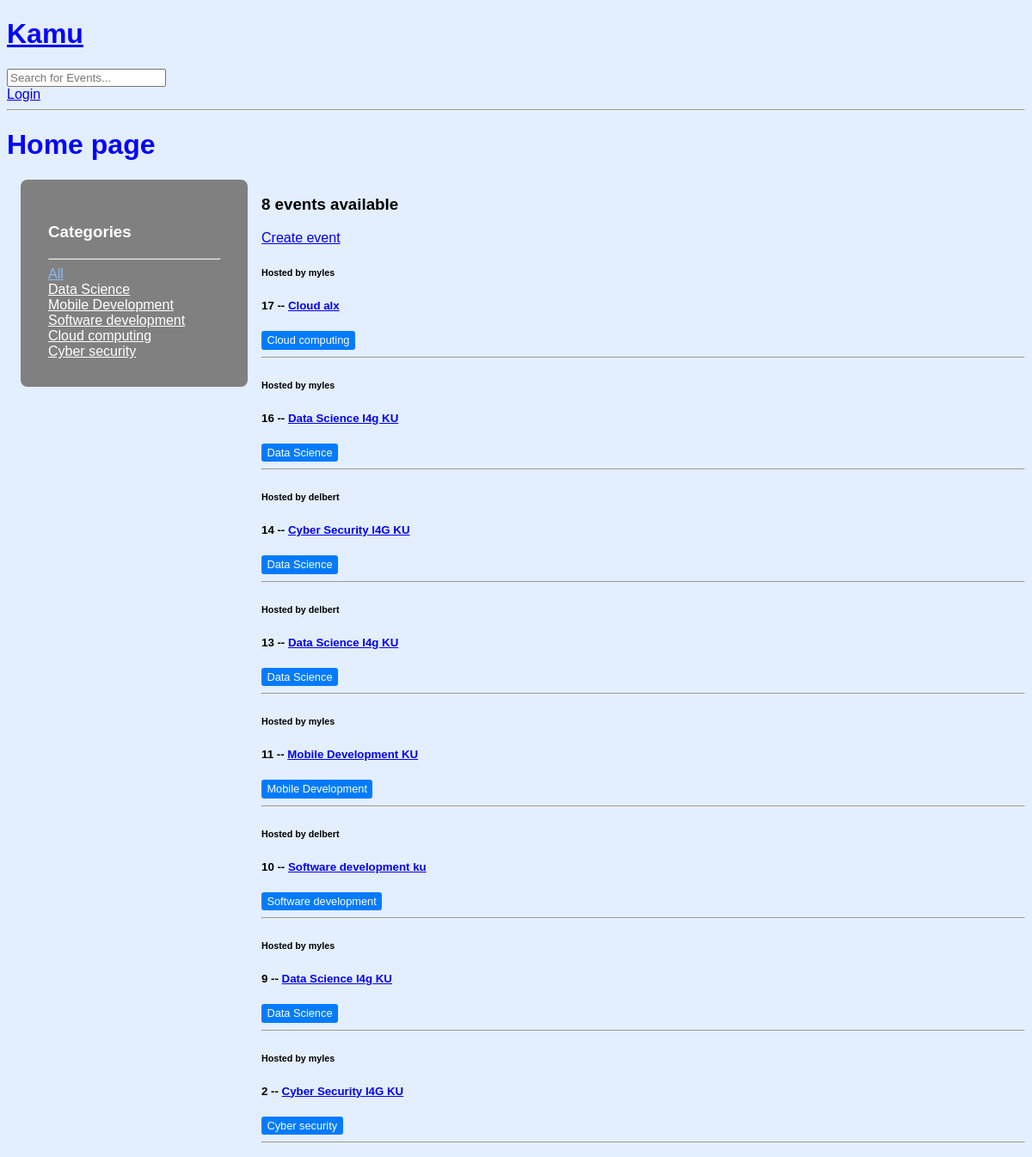
/, run on an earlier commit of the app's database.
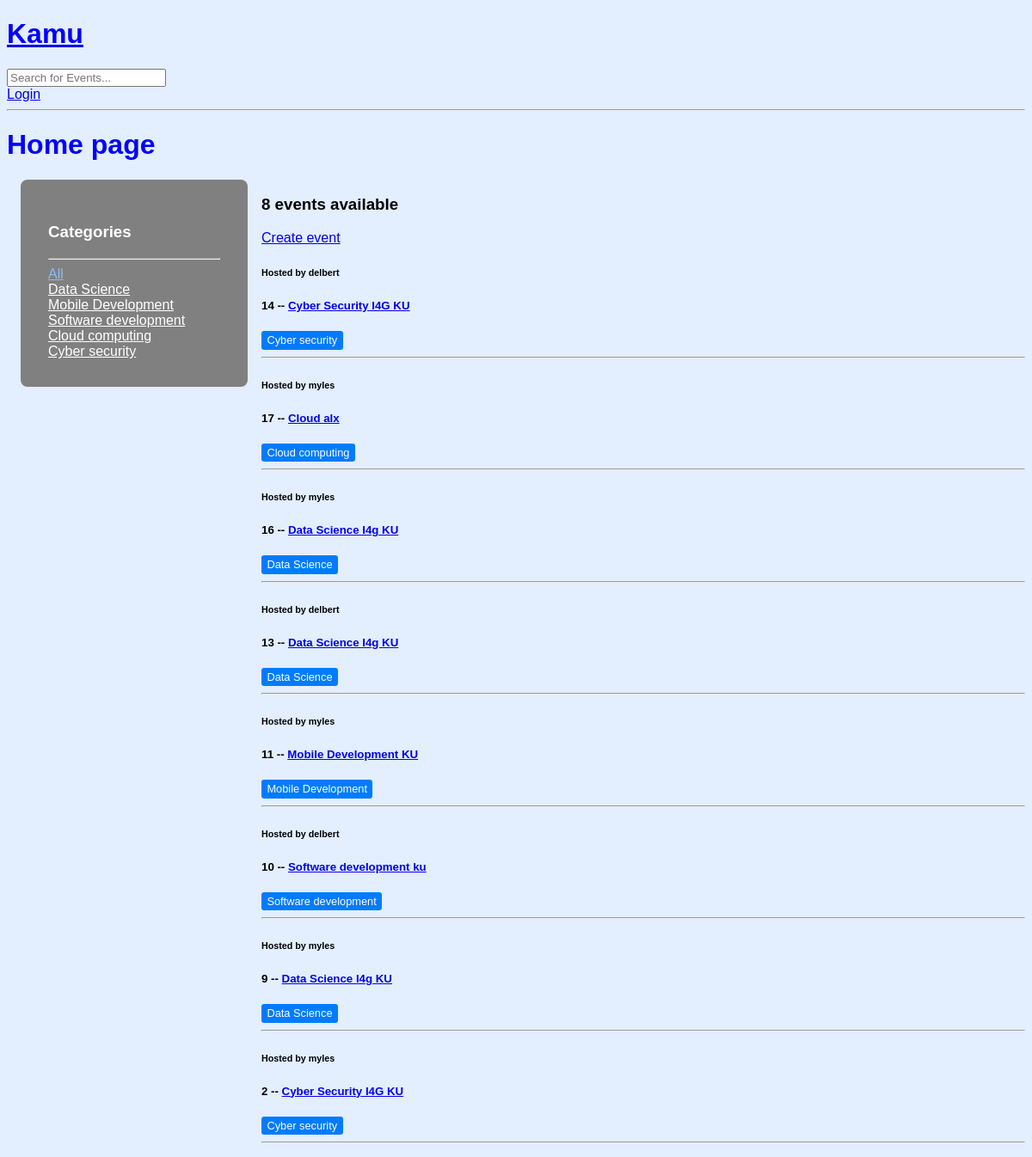
And on a later commit of the database.
### base/models.py (models this page shows, shortened)
class Topic(models.Model):
    name = models.CharField(max_length=100)

class Event(models.Model):
    host = models.ForeignKey(User, on_delete=models.SET_NULL, null=True)
    topic = models.ForeignKey(Topic, on_delete=models.SET_NULL, null=True)
    name = models.CharField(max_length=50)
    description = models.TextField(null=True, blank=True)
    updated = models.DateTimeField(auto_now=True)
    created = models.DateTimeField(auto_now_add=True)
    class Meta:
        ordering = ['-updated', '-created']

### base/views.py (the view)
# urls.py: path('', views.home, name="home"),
def home(request):
    events = Event.objects.all()
    topics = Topic.objects.all()
    q = request.GET.get('q') if request.GET.get('q') != None else '' #variable to query
    events = Event.objects.filter(Q(topic__name__icontains=q) | Q(name__icontains=q) | Q(host__username__icontains=q)) #Filters the events according to the topic name
    event_count = events.count()
    context = {'events': events, 'topics':topics, 'event_count':event_count}
    return render(request, 'base/home.html',context)

### base/templates/base/home.html (shortened to what this page needs)
{% extends 'main.html'  %}
{% block content  %}
<h1>Home page</h1>
<div class="home-container">
    <div class="categories">
        <h3>Categories</h3>
        <hr>
        <div>
            <a href="{% url 'home'%}" class="category-link{% if not request.GET.q %} active{% endif %}">All</a>
          </div>
          {% for topic in topics%}
            <div>
                  <a href="{% url 'home'%}?q={{topic.name}}" class="category-link{% if request.GET.q == topic.name %} active{% endif %}">{{topic.name}}</a>
            </div>
          {% endfor %}
    </div>
    <div>
        <h3> {{event_count}} events available</h3>
        <a href="{% url 'create-event' %}">Create event</a>
    {% for event in events %}
    <div>
        <h6>Hosted by {{event.host.username}}</h6>
        <h5> {{event.id}} -- <a href="{% url 'event' event.id %}"> {{event.name}}</a></h5>
        <small class="badge">{{event.topic.name}}</small>
        <hr>
    </div>
    {% endfor %}
    </div>
</div>
{%  endblock %}

What changed in the data, as far as the page shows it:
changed Event id 14: topic.name "Data Science" → "Cyber security"; moves up the list
